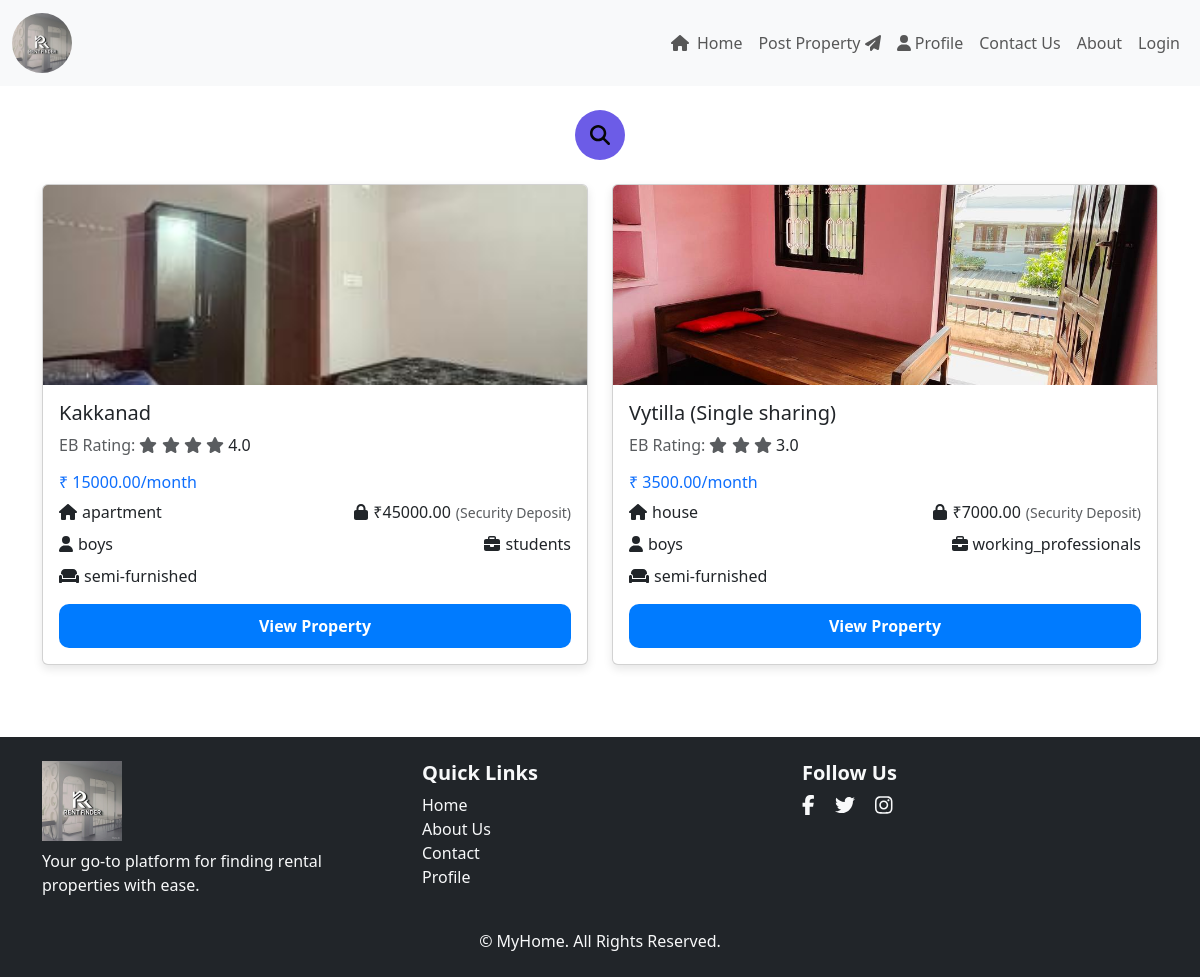
The page / on the database its author committed.
### app/models.py (models this page shows, shortened)
class House(models.Model):
    PROPERTY_TYPES = [
        ('apartment', 'Apartment'),
        ('flat', 'Flat'),
        ('house', 'House'),
        ('pg', 'PG'),
    ]
    BHK_CHOICES = [
        ('1RK', '1 RK'),
        ('1BHK', '1 BHK'),
        ('2BHK', '2 BHK'),
        ('3BHK', '3 BHK'),
        ('4BHK', '4 BHK'),
    ]
    PREFERRED_TENANTS = [
        ('boys', 'Boys'),
        ('girls', 'Girls'),
        ('couples', 'Couples'),
        ('family', 'Family'),
        ('mixed', 'Mixed'),
        ('unmarried_couples', 'Unmarried Couples'),
    ]
    LOOKING_FOR_CHOICES = [
        ('students', 'Students'),
        ('working_professionals', 'Working Professionals'),
        ('family', 'Family'),
    ]
    title = models.CharField(max_length=200)
    description = models.TextField()
    price = models.DecimalField(max_digits=10, decimal_places=2)
    security_deposit = models.DecimalField(max_digits=10, decimal_places=2, default=0)
    location = models.CharField(max_length=200)
    image = models.ImageField(blank=True, null=True)
    property_type = models.CharField(max_length=20, choices=PROPERTY_TYPES)
    bhk_type = models.CharField(max_length=10, choices=BHK_CHOICES, default='1RK')
    preferred_tenants = models.CharField(max_length=20, choices=PREFERRED_TENANTS)
    looking_for = models.CharField(max_length=30, choices=LOOKING_FOR_CHOICES)
    bedrooms = models.PositiveIntegerField(default=1)
    bathrooms = models.PositiveIntegerField(default=1)
    furnishing = models.CharField(max_length=50, choices=[('semi-furnished', 'Semi-Furnished'), ('fully-furnished', 'Fully-Furnished'), ('unfurnished', 'Unfurnished')])
    rating = models.FloatField(default=0.0)
    available_from = models.DateField()

### app/views.py (the view)
# urls.py: path('',views.user_home),
def user_home(req):
    houses=House.objects.all()
    return render(req,'user/home.html',{'houses':houses})

### template/user/home.html (shortened to what this page needs)
<!DOCTYPE html>
<html lang="en">
  <head>
    {% load static %}
    <link rel="stylesheet" href="{% static 'css/user.css' %}" />
    <link
      href="https://cdn.jsdelivr.net/npm/bootstrap@5.3.0/dist/css/bootstrap.min.css"
      rel="stylesheet"
    />
    <link
      rel="stylesheet"
      href="https://cdnjs.cloudflare.com/ajax/libs/font-awesome/6.5.1/css/all.min.css"
    />
  </head>
  <body>
    <header class="header">
      <nav class="navbar navbar-expand-lg navbar-light bg-light">
        <div class="container-fluid">
          <a href="" class="navbar-brand">
            <img
              src="{% static 'img/Logo.jpg' %}"
              alt="Logo"
              class="img-fluid rounded-circle"
              style="height: 60px; width: 60px; object-fit: cover"
            />
          </a>
          <div class="collapse navbar-collapse" id="navbarNav">
            <ul class="navbar-nav ms-auto">
              <li class="nav-item">
                <a class="nav-link" href=""
                  ><i class="fas fa-home me-1"></i> Home</a
                >
              </li>
              <li class="nav-item">
                <a class="nav-link" href="../post_property"
                  >Post Property <i class="fas fa-paper-plane"></i
                ></a>
              </li>
              <li class="nav-item">
                <a class="nav-link" href="profile"
                  ><i class="fa-solid fa-user"></i> Profile</a
                >
              </li>
              <li class="nav-item">
                <a class="nav-link" href="contact">Contact Us</a>
              </li>
              <li class="nav-item">
                <a class="nav-link" href="about">About</a>
              </li>
              {% if user.is_authenticated %}
              <li class="nav-item">
                <a class="nav-link" href="logout">Logout</a>
              </li>
              {% else %}
              <li class="nav-item">
                <a class="nav-link" href="login">Login</a>
              </li>
              {% endif %}
            </ul>
          </div>
        </div>
      </nav>
    </header>
    <div class="container my-4 d-flex justify-content-center">
      <div class="search-box">
        <button class="btn-search" onclick="filterByLocation()">
          <i class="fas fa-search"></i>
        </button>
        <input
          type="text"
          id="searchInput"
          class="input-search"
          placeholder="Search by location..."
        />
      </div>
    </div>
    <div class="container mt-3">
      <div class="row" id="propertyList">
        {% for house in houses %}
        <div
          class="col-md-6 mb-4 property-card"
          data-location="{{ house.location|lower }}"
        >
          <div class="card">
            <img src="{{ house.image.url }}" alt="House Image" />
            <div class="p-3">
              <h5>{{ house.title }}</h5>
              <p class="text-muted">
                EB Rating:
                <span class="rating">
                  {% for _ in "x"|rjust:house.rating|make_list %}
                  <i class="fas fa-star"></i>
                  {% endfor %}
                  <span class="text-dark">{{ house.rating }}</span>
                </span>
              </p>
              <h6 class="text-primary">₹ {{ house.price }}/month</h6>
              <div class="d-flex justify-content-between mt-2">
                <div class="info-icon">
                  <i class="fas fa-home"></i> {{ house.property_type }}
                </div>
                <div class="info-icon">
                  <i class="fas fa-lock"></i> ₹{{ house.security_deposit }}
                  <small class="text-muted">(Security Deposit)</small>
                </div>
              </div>
              <div class="d-flex justify-content-between mt-2">
                <div class="info-icon">
                  <i class="fas fa-user"></i> {{ house.preferred_tenants }}
                </div>
                <div class="info-icon">
                  <i class="fas fa-briefcase"></i> {{ house.looking_for }}
                </div>
              </div>
              <div class="info-icon mt-2">
                <i class="fas fa-couch"></i> {{ house.furnishing }}
              </div>
              <a href="../house_detail/{{house.id}}" class="view-btn mt-3"
                >View Property</a
              >
            </div>
          </div>
        </div>
        {% endfor %}
      </div>
    </div>
    <footer class="bg-dark text-light mt-5">
      <div class="container py-4">
        <div class="row">
          <div class="col-md-4 text-center text-md-start">
            <img
              src="{% static 'img/Logo.jpg' %}"
              alt="Logo"
              class="img-fluid mb-2"
              style="height: 80px; width: 80px; object-fit: cover"
            />
            <p>Your go-to platform for finding rental properties with ease.</p>
          </div>
          <div class="col-md-4">
            <h5 class="fw-bold">Quick Links</h5>
            <ul class="list-unstyled">
              <li>
                <a href="#" class="text-light text-decoration-none">Home</a>
              </li>
              <li>
                <a href="" class="text-light text-decoration-none">About Us</a>
              </li>
              <li>
                <a href="contact" class="text-light text-decoration-none"
                  >Contact</a
                >
              </li>
              <li>
                <a href="profile" class="text-light text-decoration-none"
                  >Profile</a
                >
              </li>
            </ul>
          </div>
          <div class="col-md-4 text-center text-md-start">
            <h5 class="fw-bold">Follow Us</h5>
            <a href="#" class="text-light me-3"
              ><i class="fab fa-facebook-f fa-lg"></i
            ></a>
            <a href="#" class="text-light me-3"
              ><i class="fab fa-twitter fa-lg"></i
            ></a>
            <a href="#" class="text-light me-3"
              ><i class="fab fa-instagram fa-lg"></i
            ></a>
          </div>
        </div>
        <div class="text-center mt-3">
          <p class="mb-0">
            &copy;  MyHome. All Rights Reserved.
          </p>
        </div>
      </div>
    </footer>
  </body>
</html>

### static/css/user.css (style rules this page uses)
body { background-color: #f8f9fa; }
.card { border-radius: 15px; overflow: hidden; box-shadow: 0 4px 10px rgba(0, 0, 0, 0.1); }
.card img { width: 100%; height: 200px; object-fit: cover; }
.info-icon { display: flex; align-items: center; gap: 5px; }
.view-btn { display: block; width: 100%; text-align: center; border-radius: 10px; padding: 10px; background-color: #007bff; color: white; text-decoration: none; font-weight: bold; }

### template/user/home.html (style rules this page uses)
.search-box { width: fit-content; height: fit-content; position: relative; color: black; }
.input-search { height: 50px; width: 50px; border: none; padding: 10px; font-size: 18px; outline: none; border-radius: 25px; transition: all 0.5s ease-in-out; background-color: #6c5ce7; color: #050505; padding-right: 40px; }
.input-search::placeholder { color: rgba(12, 12, 12, 0.5); font-size: 18px; font-weight: 100; }
.btn-search { width: 50px; height: 50px; border: none; font-size: 20px; font-weight: bold; outline: none; cursor: pointer; border-radius: 50%; position: absolute; right: 0; top: 0; color: #060606; background-color: transparent; }

### rows shown on the page
House: image (picture), title "Kakkanad", rating "4.0", price "15000.00", property_type "apartment", security_deposit "45000.00", preferred_tenants "boys", looking_for "students", furnishing "semi-furnished"
House: image (picture), title "Vytilla (Single sharing)", rating "3.0", price "3500.00", property_type "house", security_deposit "7000.00", preferred_tenants "boys", looking_for "working_professionals", furnishing "semi-furnished"
